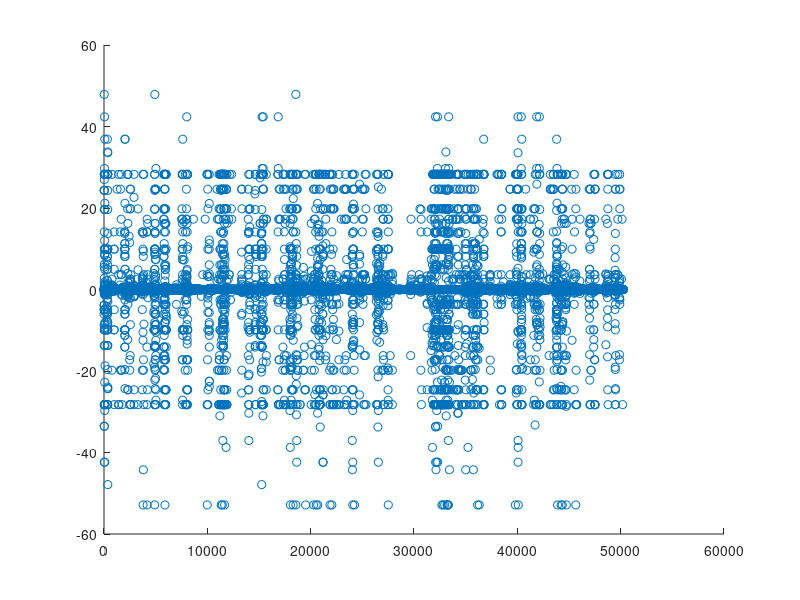

Here is the MATLAB script that generated this plot:
%%卸载区曲率的计算函数
% 实际数据
load('90009_unload_traj.mat');
dx = diff(unload_state.jing);
dy = diff(unload_state.wei);
Size = length(dx);
dx_pre = [dx(1);dx];
dx_after = [dx;dx(end)];
dx_final = (dx_pre + dx_after) /2;

dy_pre = [dy(1);dy];
dy_after = [dy;dy(end)];
dy_final = (dy_pre + dy_after) /2;

ds_final = sqrt(dx_final.^2 + dy_final.^2);
path_heading = atan2(dy_final,dx_final);

dheading = diff(path_heading);
dheading_pre = [dheading(1);dheading];
dheading_after = [dheading;dheading(end)];
dheading_final = (dheading_pre + dheading_after)/2;

unload_state.kappa = dheading_final./ds_final;
% 中点欧拉法计算曲率以及曲率半径
%for i = 1:Size
%    if abs(unload_state.kappa(i)) > 1
%        unload_state.kappa(i) = 0;
%    end 
%end
%curve = zeros(1,Size);
%time = zeros(1,Size);
%for i = 1:Size
%    if abs(unload_state.kappa(i)) < 1
%        curve(i) = unload_state.kappa(i);
%        time(i) = unload_state.t(i);
%    end
%end
figure;
nonZeroIndices = (unload_state.kappa ~= 0);
filtered_kappa = unload_state.kappa(nonZeroIndices);
filtered_time = unload_state.t(nonZeroIndices);

scatter(filtered_time,filtered_kappa);%绘制散点图
%scatter(unload_state.t,unload_state.kappa);%绘制散点图